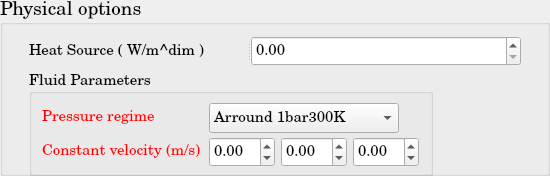
     <widget class="QGroupBox" name="TEq_PhysicalOptionsGroup">
      <property name="minimumSize">
       <size>
        <width>550</width>
        <height>176</height>
       </size>
      </property>
      <property name="maximumSize">
       <size>
        <width>550</width>
        <height>176</height>
       </size>
      </property>
      <property name="font">
       <font>
        <family>Century Schoolbook L</family>
        <pointsize>14</pointsize>
        <weight>50</weight>
        <bold>false</bold>
       </font>
      </property>
      <property name="title">
       <string>Physical options</string>
      </property>
      <layout class="QGridLayout" name="gridLayout_40">
       <item row="0" column="0">
        <widget class="QSplitter" name="splitter_10">
         <property name="orientation">
          <enum>Qt::Horizontal</enum>
         </property>
         <widget class="QLabel" name="TEq_HeatSource">
          <property name="minimumSize">
           <size>
            <width>218</width>
            <height>30</height>
           </size>
          </property>
          <property name="maximumSize">
           <size>
            <width>218</width>
            <height>30</height>
           </size>
          </property>
          <property name="font">
           <font>
            <pointsize>11</pointsize>
           </font>
          </property>
          <property name="text">
           <string>Heat Source ( W/m^dim )</string>
          </property>
         </widget>
         <widget class="QDoubleSpinBox" name="TEq_HeatSource_doubleSpinBox">
          <property name="minimumSize">
           <size>
            <width>270</width>
            <height>30</height>
           </size>
          </property>
          <property name="maximumSize">
           <size>
            <width>270</width>
            <height>30</height>
           </size>
          </property>
          <property name="font">
           <font>
            <pointsize>11</pointsize>
           </font>
          </property>
          <property name="maximum">
           <double>999999999.990000009536743</double>
          </property>
         </widget>
        </widget>
       </item>
       <item row="1" column="0">
        <widget class="QGroupBox" name="SP_FluidOptions_2">
         <property name="minimumSize">
          <size>
           <width>404</width>
           <height>104</height>
          </size>
         </property>
         <property name="maximumSize">
          <size>
           <width>404</width>
           <height>104</height>
          </size>
         </property>
         <property name="font">
          <font>
           <family>Century Schoolbook L</family>
           <pointsize>11</pointsize>
           <weight>50</weight>
           <bold>false</bold>
          </font>
         </property>
         <property name="title">
          <string>Fluid Parameters</string>
         </property>
         <layout class="QGridLayout" name="gridLayout_17">
          <item row="0" column="0">
           <widget class="QLabel" name="SP_LiquidOrFluid_4">
            <property name="minimumSize">
             <size>
              <width>160</width>
              <height>30</height>
             </size>
            </property>
            <property name="maximumSize">
             <size>
              <width>160</width>
              <height>30</height>
             </size>
            </property>
            <property name="font">
             <font>
              <pointsize>11</pointsize>
              <weight>50</weight>
              <bold>false</bold>
             </font>
            </property>
            <property name="text">
             <string>&lt;html&gt;&lt;head/&gt;&lt;body&gt;&lt;p&gt;&lt;span style=&quot; color:#ff0000;&quot;&gt;Pressure regime&lt;/span&gt;&lt;/p&gt;&lt;/body&gt;&lt;/html&gt;</string>
            </property>
           </widget>
          </item>
          <item row="0" column="1">
           <widget class="QComboBox" name="SP_1barOr155bar_2">
            <property name="minimumSize">
             <size>
              <width>0</width>
              <height>30</height>
             </size>
            </property>
            <property name="maximumSize">
             <size>
              <width>190</width>
              <height>30</height>
             </size>
            </property>
            <property name="font">
             <font>
              <pointsize>11</pointsize>
             </font>
            </property>
            <item>
             <property name="text">
              <string>Arround 1bar300K</string>
             </property>
            </item>
            <item>
             <property name="text">
              <string>Arround 155bars600K</string>
             </property>
            </item>
           </widget>
          </item>
          <item row="1" column="0">
           <widget class="QLabel" name="DEq_CsteVelocity">
            <property name="minimumSize">
             <size>
              <width>160</width>
              <height>30</height>
             </size>
            </property>
            <property name="maximumSize">
             <size>
              <width>160</width>
              <height>30</height>
             </size>
            </property>
            <property name="font">
             <font>
              <pointsize>11</pointsize>
             </font>
            </property>
            <property name="text">
             <string>&lt;html&gt;&lt;head/&gt;&lt;body&gt;&lt;p&gt;&lt;span style=&quot; color:#ff0000;&quot;&gt;Constant velocity (m/s) &lt;/span&gt;&lt;/p&gt;&lt;/body&gt;&lt;/html&gt;</string>
            </property>
           </widget>
          </item>
          <item row="1" column="1">
           <layout class="QHBoxLayout" name="horizontalLayout_18">
            <item>
             <widget class="QDoubleSpinBox" name="DEq_CsteVelocity_1d_doubleSpinBox">
              <property name="minimumSize">
               <size>
                <width>66</width>
                <height>30</height>
               </size>
              </property>
              <property name="maximumSize">
               <size>
                <width>66</width>
                <height>30</height>
               </size>
              </property>
              <property name="font">
               <font>
                <pointsize>11</pointsize>
               </font>
              </property>
              <property name="minimum">
               <double>-1000000000.000000000000000</double>
              </property>
              <property name="maximum">
               <double>1000000000.000000000000000</double>
              </property>
             </widget>
            </item>
            <item>
             <widget class="QDoubleSpinBox" name="DEq_CsteVelocity_2d_doubleSpinBox">
              <property name="minimumSize">
               <size>
                <width>66</width>
                <height>30</height>
               </size>
              </property>
              <property name="maximumSize">
               <size>
                <width>66</width>
                <height>30</height>
               </size>
              </property>
              <property name="font">
               <font>
                <pointsize>11</pointsize>
               </font>
              </property>
              <property name="minimum">
               <double>-1000000000.000000000000000</double>
              </property>
              <property name="maximum">
               <double>1000000000.000000000000000</double>
              </property>
             </widget>
            </item>
            <item>
             <widget class="QDoubleSpinBox" name="DEq_CsteVelocity_3d_doubleSpinBox">
              <property name="minimumSize">
               <size>
                <width>66</width>
                <height>30</height>
               </size>
              </property>
              <property name="maximumSize">
               <size>
                <width>66</width>
                <height>30</height>
               </size>
              </property>
              <property name="font">
               <font>
                <pointsize>11</pointsize>
               </font>
              </property>
              <property name="minimum">
               <double>-1000000000.000000000000000</double>
              </property>
              <property name="maximum">
               <double>1000000000.000000000000000</double>
              </property>
             </widget>
            </item>
           </layout>
          </item>
         </layout>
        </widget>
       </item>
      </layout>
     </widget>
